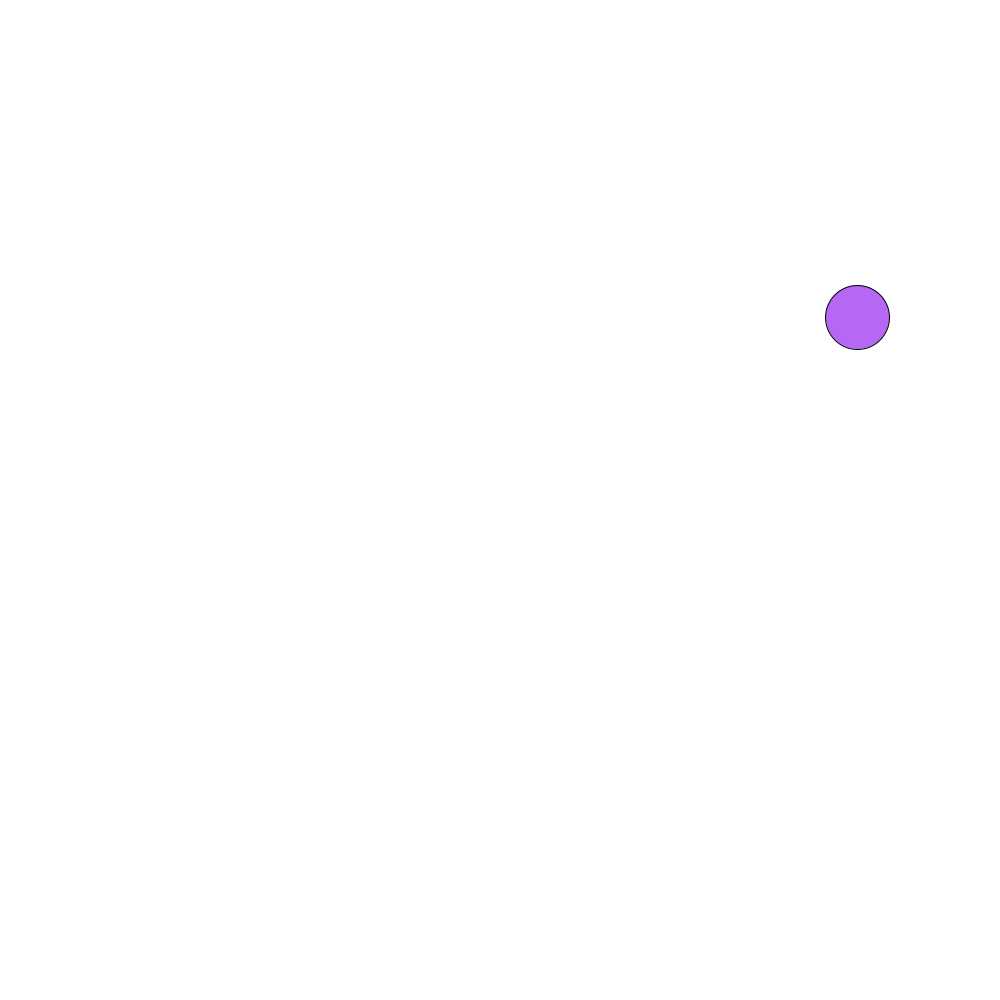
Frame 1 (no input)
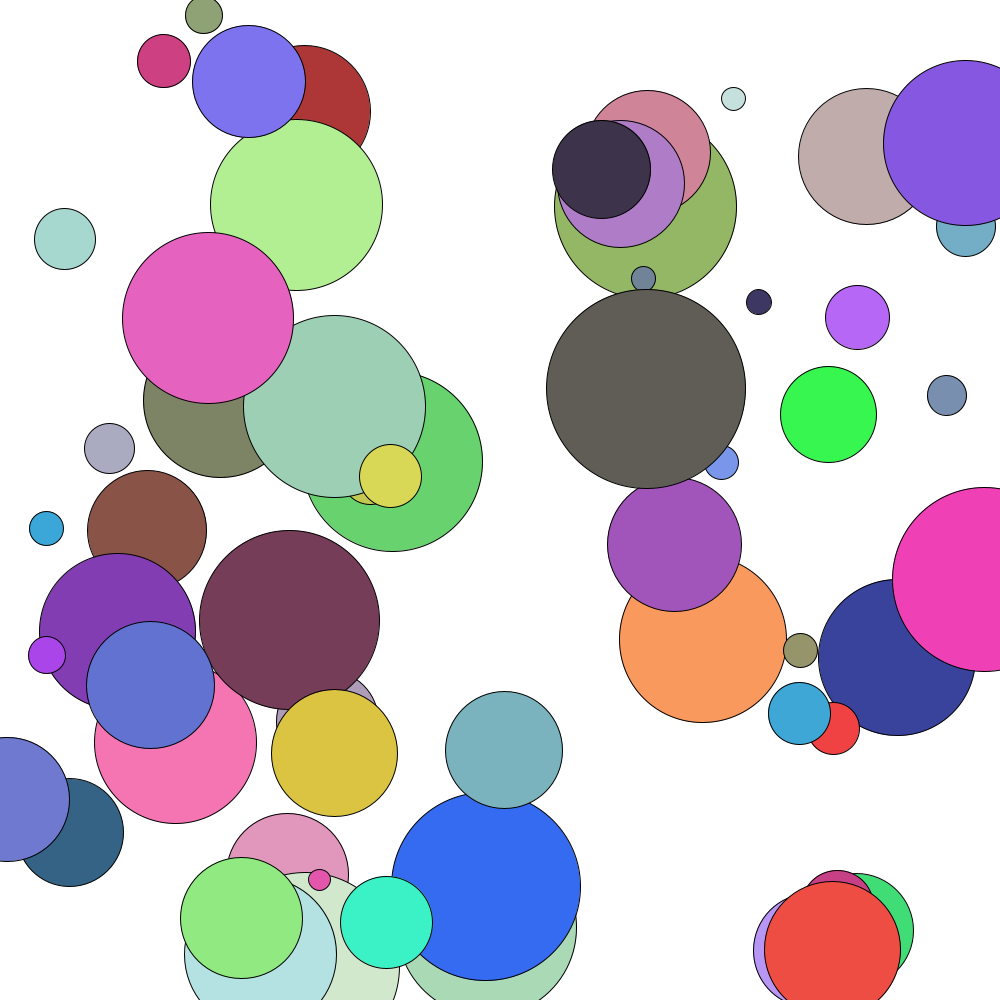
Frame 60 (the mouse pressed at the canvas centre just before this capture)
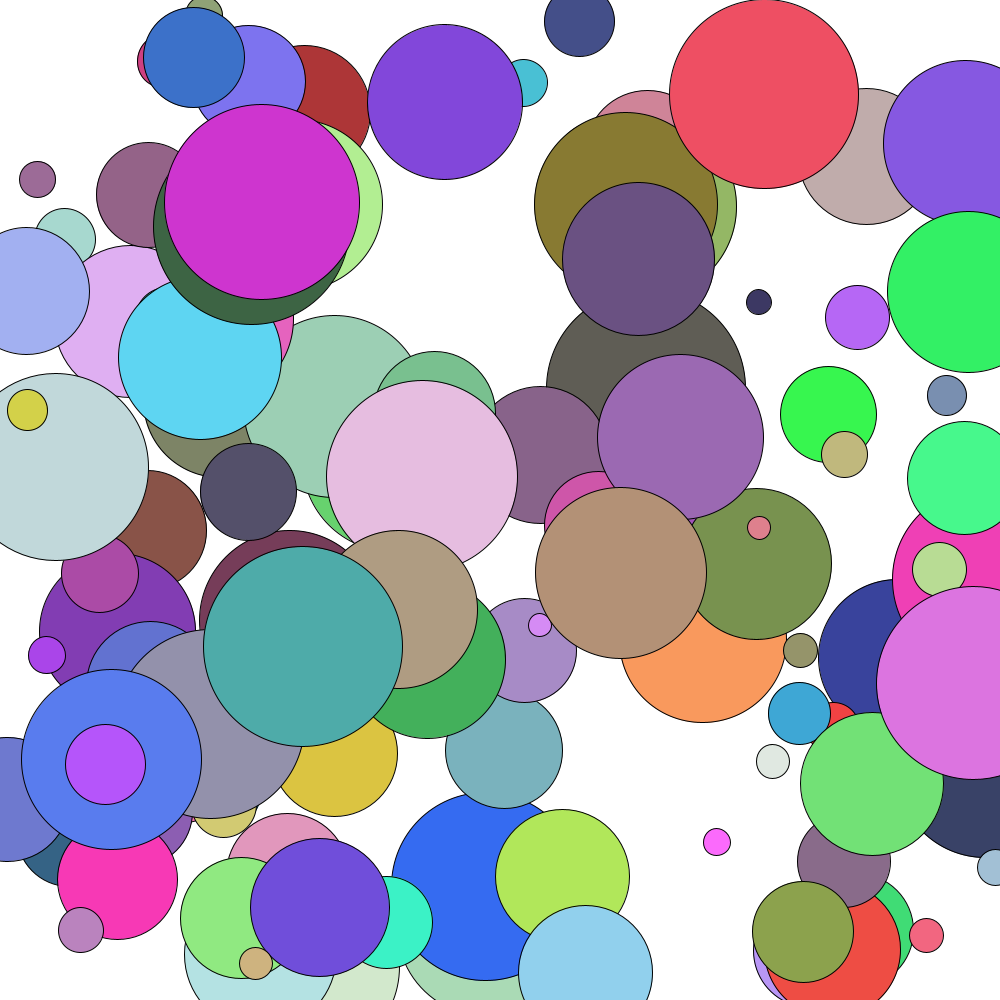
Frame 120 (the mouse held since frame 60 and released just before this capture)

The Processing sketch that drew these frames (run headless with seeded random() and noise(); from frame 60 on, the mouse is pressed at the canvas centre):

// Processing sketch: Spots
// ── Spots.pde
//Arjun and Cal


void setup(){
  size(1000,1000);
  background(255);
}
float twenty=20;
float one=1;
float twohundred=200;
float speedy = 1;
float fifty=50;
float twofiftyfive=255;
float pointone=0.1;
float zero=0;
float onethousand=1000;
void draw(){
  float low = twenty;
  low = low + one;
  float bubbleSize;
//  bubbleSize=2;
float high = twohundred;
high = high + one;
  
 
  float bubbleColorRed;
  float bubbleColorGreen;
  float bubbleColorBlue;
  bubbleColorRed=(float)random(fifty,twofiftyfive);
  bubbleColorGreen=(float)random(fifty,twofiftyfive);
  bubbleColorBlue=(float)random(fifty,twofiftyfive);
  bubbleSize=(float)random(low,high);
  frameRate(speedy);
  speedy=speedy+pointone;
  float xPos;
  float yPos;
  xPos=fifty;
  yPos=fifty;
  xPos = (float) random(zero,onethousand);
  yPos = (float) random(zero,onethousand);
  
  
  
  
  fill(bubbleColorRed,bubbleColorGreen,bubbleColorBlue);
  ellipse(xPos,yPos,bubbleSize,bubbleSize);
 
}
